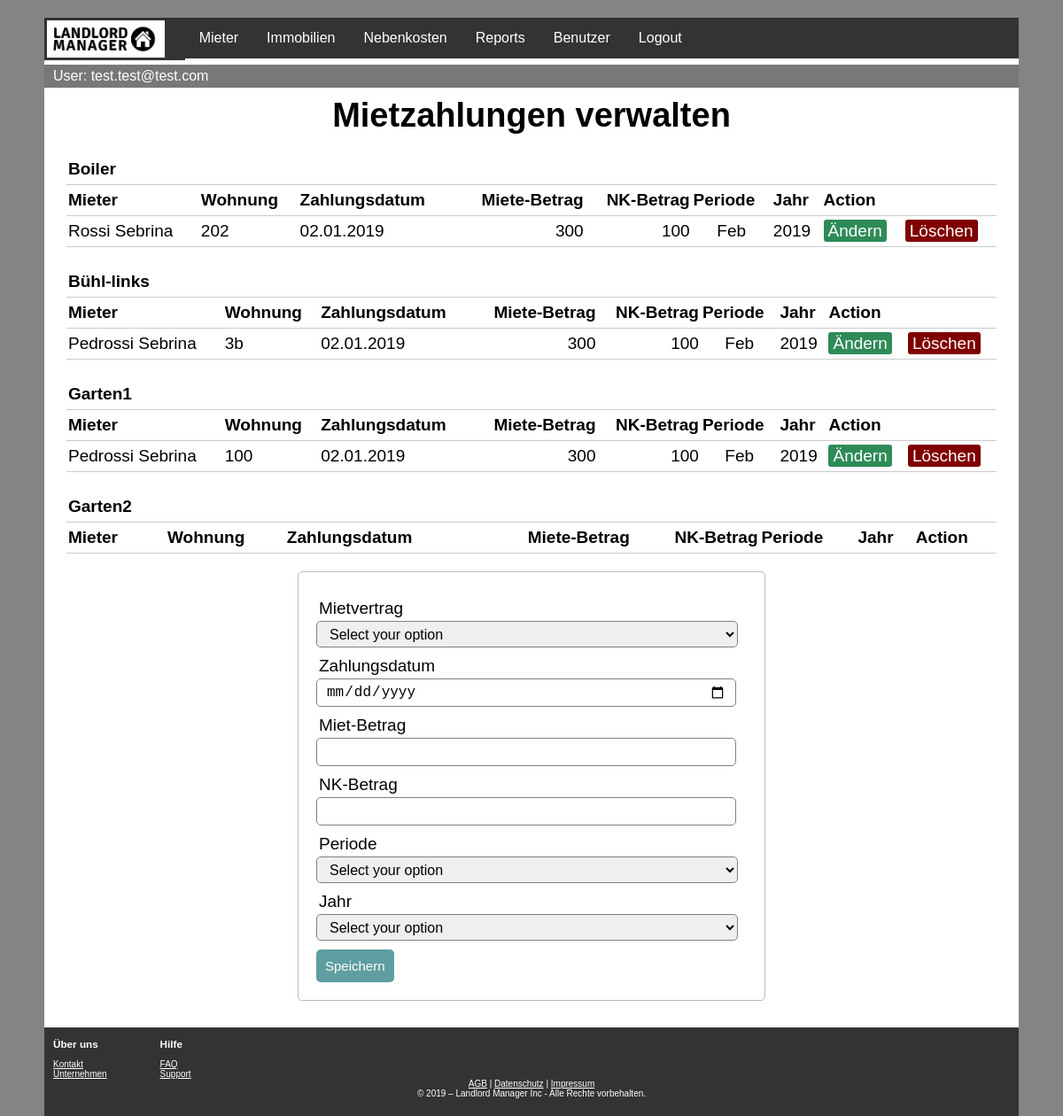
The app's page /mietzahlung.php (signed in) with its own data.
### tables this page shows
CREATE TABLE haus (
  hausID int(11) NOT NULL PRIMARY KEY AUTO_INCREMENT,
  bezeichnung varchar(100) NOT NULL,
  strasse_nr varchar(100) NOT NULL,
  plz int(4) NOT NULL,
  ort varchar(100) NOT NULL,
  anz_whg int(2) NOT NULL,  
  baujahr int(4) NOT NULL
  
);

CREATE TABLE mietEingang(

  mietEingangID int PRIMARY KEY NOT NULL AUTO_INCREMENT,
  datum date NOT NULL,
  mietBetrag int NOT NULL,
  nkBetrag int NOT NULL,
  FK_periode int,
  jahr int NOT NULL,
  FK_mietVertragID int,
  
 FOREIGN KEY (FK_mietVertragID) REFERENCES mietvertrag(mietvertragID),
 FOREIGN KEY (FK_Periode) REFERENCES perioden(periodID)
 
 );

CREATE TABLE mieter (
  mieterID int(11) NOT NULL PRIMARY KEY AUTO_INCREMENT,
  anrede varchar(20) NOT NULL,
  vorname varchar(100) NOT NULL,
  name varchar(100) NOT NULL,
  geburtsdatum DATE NOT NULL
);

CREATE TABLE wohnung (
  wohnungID int(11) NOT NULL PRIMARY KEY AUTO_INCREMENT, 
  wohnungsNummer varchar (10),
  zimmer decimal(10,1) NOT NULL,
  flaeche decimal(10,2) NOT NULL,
  FK_hausID int,
  FOREIGN KEY (FK_hausID) REFERENCES haus(hausID)
  
);

CREATE TABLE perioden(  
periodID int PRIMARY KEY NOT NULL AUTO_INCREMENT,
periodeLang VARCHAR (20),
periodeKurz varchar (05)
);

### mietzahlungDB.php (called while the page is built, shortened)
<?php
$zahlungsdatum = "";
$mietbetrag = "";
$nkbetrag = "";
$periode = "";
$jahr = "";
$update = false;
?>

### mietzahlung.php (the view, shortened to what this page needs)
<?php
include 'topbar.inc.php';
include('mietzahlungDB.php');
?>
<html>
    <head>
        <link href="./CSS/style.css" rel="stylesheet" type="text/css">
        <link href="./CSS/topbar.css" rel="stylesheet" type="text/css">
        <link href="./CSS/footer.css" rel="stylesheet" type="text/css">
    </head>
    <body>
        <div class="pagecontent">
            <h1>Mietzahlungen verwalten</h1>
            <?php
            $abfrageHaus = "SELECT DISTINCT hausID, bezeichnung FROM haus INNER JOIN wohnung ON `wohnung`.`FK_hausID` = `haus`.`hausID` ORDER BY bezeichnung";
            $resHaus = mysqli_query($link, $abfrageHaus) or die("Haus error");
            while ($rowHaus = mysqli_fetch_array($resHaus)) {
                $hID = $rowHaus['hausID'];
                $abfrage = "SELECT `mietEingang`.*, `mietvertrag`.*, `wohnung`.*, `haus`.*, `perioden`.*, `mieter`.*
            FROM `mietEingang`
            LEFT JOIN `mietvertrag` ON `mietEingang`.`FK_mietVertragID` = `mietvertrag`.`mietVertragID`
            LEFT JOIN `wohnung` ON `mietvertrag`.`FK_wohnungID` = `wohnung`.`wohnungID`
            LEFT JOIN `haus` ON `wohnung`.`FK_hausID` = `haus`.`hausID`
            LEFT JOIN `perioden` ON `mietEingang`.`FK_periode` = `perioden`.`periodID`
            LEFT JOIN `mieter` ON `mietvertrag`.`FK_mieterID` = `mieter`.`mieterID` WHERE `wohnung`.`FK_hausID` = $hID ORDER BY jahr, FK_periode, name ;";
                $res = mysqli_query($link, $abfrage) or die("Abfrage hat nicht geklappt");
                ?>
                <table>
                    <thead>
                        <tr> <th> <?php echo $rowHaus['bezeichnung']; ?></th> </tr>
                        <tr>
                            <th>Mieter</th>
                            <th>Wohnung</th>
                            <th>Zahlungsdatum</th>
                            <th  style="text-align: right">Miete-Betrag</th>
                            <th  style="text-align: right">NK-Betrag</th>
                            <th>Periode</th>
                            <th>Jahr</th>
                            <th colspan="2">Action</th>
                        </tr>
                    </thead>
                    <?php
                    while ($row = mysqli_fetch_array($res)) {
                        $zahldatalt = strtotime($row['datum']);
                        $zahldatum = date("d.m.Y", $zahldatalt);
                        ?>
                        <tr>
                            <td><?php echo $row['name'] . " " . $row['vorname']; ?></td>
                            <td><?php echo $row['wohnungsNummer']; ?></td>
                            <td><?php echo $zahldatum; ?></td>
                            <td style="text-align: right"><?php echo $row['mietBetrag']; ?></td>
                            <td style="text-align: right"><?php echo $row['nkBetrag']; ?></td>
                            <td style="text-align: center"><?php echo $row['periodeKurz']; ?></td>
                            <td><?php echo $row['jahr']; ?></td>
                            <td>
                                <a href="mietzahlung.php?edit= <?php echo $row['mietEingangID']; ?>" class="edit_btn" >Ändern</a>
                            </td>
                            <td>
                                <a href="mietzahlungDB.php?del=<?php echo $row['mietEingangID']; ?>" class="del_btn">Löschen</a>
                            </td>
                        </tr>
                    <?php } ?>
                    <br>
                <?php } ?>
            </table>
            <form method="post" action="mietzahlungDB.php" >
                <div class="input-group">
                    <label>Mietvertrag</label>
                    <select name="mietvertrag" required>
                        <?php
                        if ($mietvertrag == NULL) {
                            echo '<option value="" disabled selected>Select your option</option>';
                        } else {
                            echo '<option value="" disabled>Select your option</option>';
                        }
                        ?>
                    </select>
                </div>
                <div class="input-group">
                    <label>Zahlungsdatum</label>
                    <input type="date" name="zahlungsdatum"  value="<?php echo $zahlungsdatum; ?>">
                </div>
                <div class="input-group">
                    <label>Miet-Betrag</label>
                    <input type="number" min="0" name="mietbetrag" required value="<?php echo $mietbetrag; ?>">
                </div>
                <div class="input-group">
                    <label>NK-Betrag</label>
                    <input type="number" min="0" name="nkbetrag" required value="<?php echo $nkbetrag; ?>">
                </div>
                <div class="input-group">
                    <label>Periode</label>
                    <select name="periode" required>
                        <?php
                        if ($periode == NULL) {
                            echo '<option value="" disabled selected>Select your option</option>';
                        } else {
                            echo '<option value="" disabled>Select your option</option>';
                        }
                        ?>
                    </select>
                </div>
                <div class="input-group">
                    <label>Jahr</label>
                    <select name="jahr" required>
                        <?php
                        if ($jahr == NULL) {
                            echo '<option value="" disabled selected>Select your option</option>';
                        } else {
                            echo '<option value="" disabled>Select your option</option>';
                        }
                        ?>
                    </select>
                </div>
                <?php if ($update == true): ?>
                    <button class="btn" type="submit" name="update" style="background: #556B2F;" >Ändern</button>
                    <button class="btn" type="submit" name="cancel" formnovalidate style="background: #556B2F;" >Abbrechen</button>
                <?php else: ?>
                    <button class="btn" type="exit" name="save" >Speichern</button>
                <?php endif ?>
        </div>
</body>
<?php
include 'footer.inc.php';
?>
</html>

### CSS/style.css (style rules this page uses)
body { font-size: 19px; height: 100%; background-color: #848484; font-family: Arial, Helvetica, sans-serif; max-width: 1100px; margin: auto; margin-bottom: 0; margin-top: 0; }
h1, h2 { margin: 0; text-align: center; }
.pagecontent { min-height: 80%; background-color: white; margin: 0; padding: 10px; }
table { width: 1050px; margin: 0px auto; border-collapse: collapse; text-align: left; }
tr { border-bottom: 1px solid #cbcbcb; }
th, td { border: none; height: 30px; padding: 2px; }
form { width: 45%; margin: 20px auto; text-align: left; padding: 20px; border: 1px solid #bbbbbb; border-radius: 5px; }
.input-group { margin: 10px 0px 10px 0px; }
.input-group label { display: block; text-align: left; margin: 3px; }
.input-group input { height: 20px; width: 93%; padding: 5px 10px; font-size: 16px; border-radius: 5px; border: 1px solid gray; }
.input-group select { height: 30px; width: 98%; padding: 5px 10px; font-size: 16px; border-radius: 5px; border: 1px solid gray; }
.btn { padding: 10px; font-size: 15px; color: white; background: #5F9EA0; border: none; border-radius: 5px; }
.edit_btn { text-decoration: none; padding: 2px 5px; background: #2E8B57; color: white; border-radius: 3px; }
.del_btn { text-decoration: none; padding: 2px 5px; color: white; border-radius: 3px; background: #800000; }
.pagecontent { text-align: center; }

### records on screen
haus: bezeichnung "Boiler"
mieteingang: mieter.name "Rossi", mieter.vorname "Sebrina", wohnung.wohnungsNummer "202", datum "02.01.2019", mietBetrag "300", nkBetrag "100", FK_periode.periodeKurz "Feb", jahr "2019"
haus: bezeichnung "Bühl-links"
mieteingang: mieter.name "Pedrossi", mieter.vorname "Sebrina", wohnung.wohnungsNummer "3b", datum "02.01.2019", mietBetrag "300", nkBetrag "100", FK_periode.periodeKurz "Feb", jahr "2019"
haus: bezeichnung "Garten1"
mieteingang: mieter.name "Pedrossi", mieter.vorname "Sebrina", wohnung.wohnungsNummer "100", datum "02.01.2019", mietBetrag "300", nkBetrag "100", FK_periode.periodeKurz "Feb", jahr "2019"
haus: bezeichnung "Garten2"

### other values on screen
$_SESSION["name"] "test.test@test.com"
